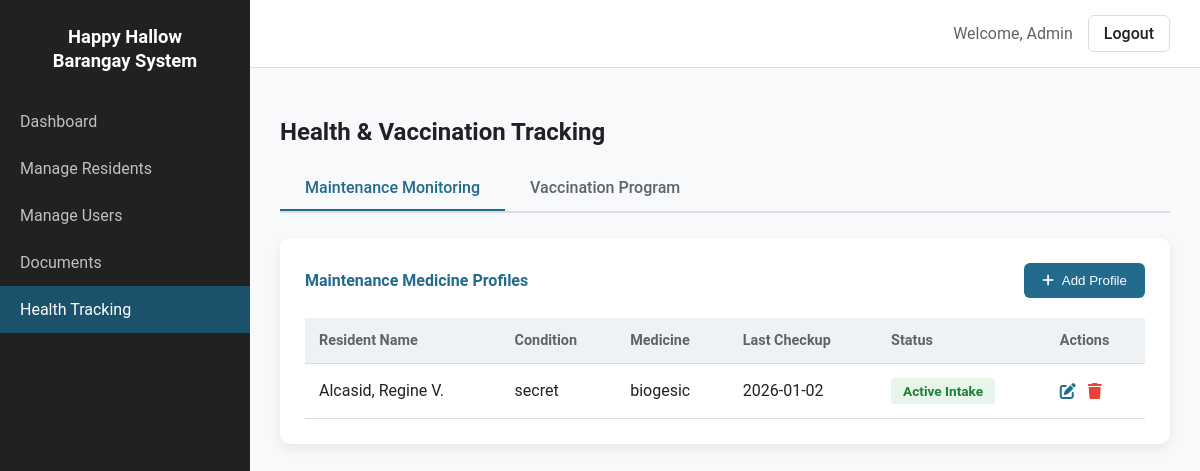
Before: /admin/health_tracking.php (signed in) with the older database file.
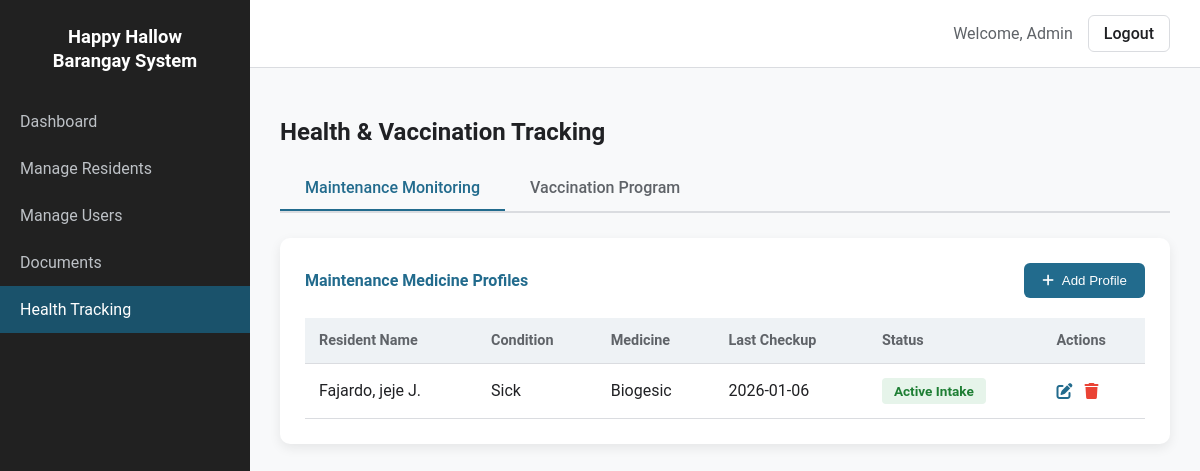
After: the same page with the newer database file.
### tables this page shows
CREATE TABLE IF NOT EXISTS `maintenance_profiles` (
  `id` int NOT NULL AUTO_INCREMENT,
  `resident_name` varchar(255) NOT NULL,
  `medical_condition` varchar(255) DEFAULT NULL,
  `medicine` varchar(255) DEFAULT NULL,
  `last_checkup` date DEFAULT NULL,
  `status` enum('Active Intake','For Refill','Completed') DEFAULT 'Active Intake',
  `created_at` timestamp NULL DEFAULT CURRENT_TIMESTAMP,
  PRIMARY KEY (`id`)
);

### admin/health_tracking.php (the view, shortened to what this page needs)
<?php
include '../db_connect.php';
$logged_in_username = isset($_SESSION['user_name']) ? htmlspecialchars($_SESSION['user_name']) : 'Admin';
$maintenance_query = "SELECT * FROM maintenance_profiles ORDER BY id DESC";
$maintenance_result = mysqli_query($conn, $maintenance_query);
?>
<!DOCTYPE html>
<html lang="en">
<head>
    <link rel="stylesheet" href="https://cdnjs.cloudflare.com/ajax/libs/font-awesome/6.0.0-beta3/css/all.min.css" />
</head>
<body>
<div class="app-container">
    <div class="sidebar">
        <div class="logo">Happy Hallow<br />Barangay System</div>
        <nav class="main-nav">
            <ul>
                <li><a href="admin_dashboard.php">Dashboard</a></li>
                <li><a href="residents.php">Manage Residents</a></li>
                <li><a href="users.php">Manage Users</a></li>
                <li><a href="documents.php">Documents</a></li>
                <li><a href="health_tracking.php" class="active">Health Tracking</a></li>
            </ul>
        </nav>
    </div>
    <div class="main-content">
        <div class="topbar">
            <span class="user-info">Welcome, <?php echo $logged_in_username; ?></span>
            <a href="logout.php" class="logout-btn">Logout</a>
        </div>
        <div class="page-content">
            <h2 style="margin-bottom: 20px;">Health & Vaccination Tracking</h2>
            <div class="detail-tabs">
                <div class="detail-tab active" data-tab="maintenance-tab">Maintenance Monitoring</div>
                <div class="detail-tab" data-tab="vaccination-tab">Vaccination Program</div>
            </div>
            <div id="maintenance-tab" class="tab-content active">
                <div class="card">
                    <div class="card-header">
                        <h4 style="margin:0; color:var(--primary-color);">Maintenance Medicine Profiles</h4>
                        <button class="btn-add" onclick="prepareAddMaintenance()">
                            <i class="fas fa-plus"></i> Add Profile
                        </button>
                    </div>
                    <table>
                        <thead>
                            <tr>
                                <th>Resident Name</th>
                                <th>Condition</th>
                                <th>Medicine</th>
                                <th>Last Checkup</th>
                                <th>Status</th>
                                <th>Actions</th>
                            </tr>
                        </thead>
                        <tbody>
                            <?php while($m_row = mysqli_fetch_assoc($maintenance_result)):
                                $badge = ($m_row['status'] == 'For Refill') ? 'badge-info' : 'badge-success';
                            ?>
                            <tr>
                                <td><?php echo htmlspecialchars($m_row['resident_name']); ?></td>
                                <td><?php echo htmlspecialchars($m_row['medical_condition']); ?></td>
                                <td><?php echo htmlspecialchars($m_row['medicine']); ?></td>
                                <td><?php echo $m_row['last_checkup']; ?></td>
                                <td><span class="special-status-bar <?php echo $badge; ?>"><?php echo $m_row['status']; ?></span></td>
                                <td>
                                    <div class="action-btns">
                                        <i class="fas fa-edit edit-icon" onclick='editMaintenance(<?php echo json_encode($m_row); ?>)'></i>
                                        <i class="fas fa-trash delete-icon" onclick="deleteRecord(<?php echo $m_row['id']; ?>, 'maintenance')"></i>
                                    </div>
                                </td>
                            </tr>
                            <?php endwhile; ?>
                        </tbody>
                    </table>
                </div>
            </div>
        </div>
    </div>
</div>
</body>
</html>

Changed rows visible on the page:
removed maintenance_profiles: resident_name "Alcasid, Regine V.", medical_condition "secret", medicine "biogesic", last_checkup "2026-01-02", status "Active Intake"
added maintenance_profiles: resident_name "Fajardo, jeje J.", medical_condition "Sick", medicine "Biogesic", last_checkup "2026-01-06", status "Active Intake"
